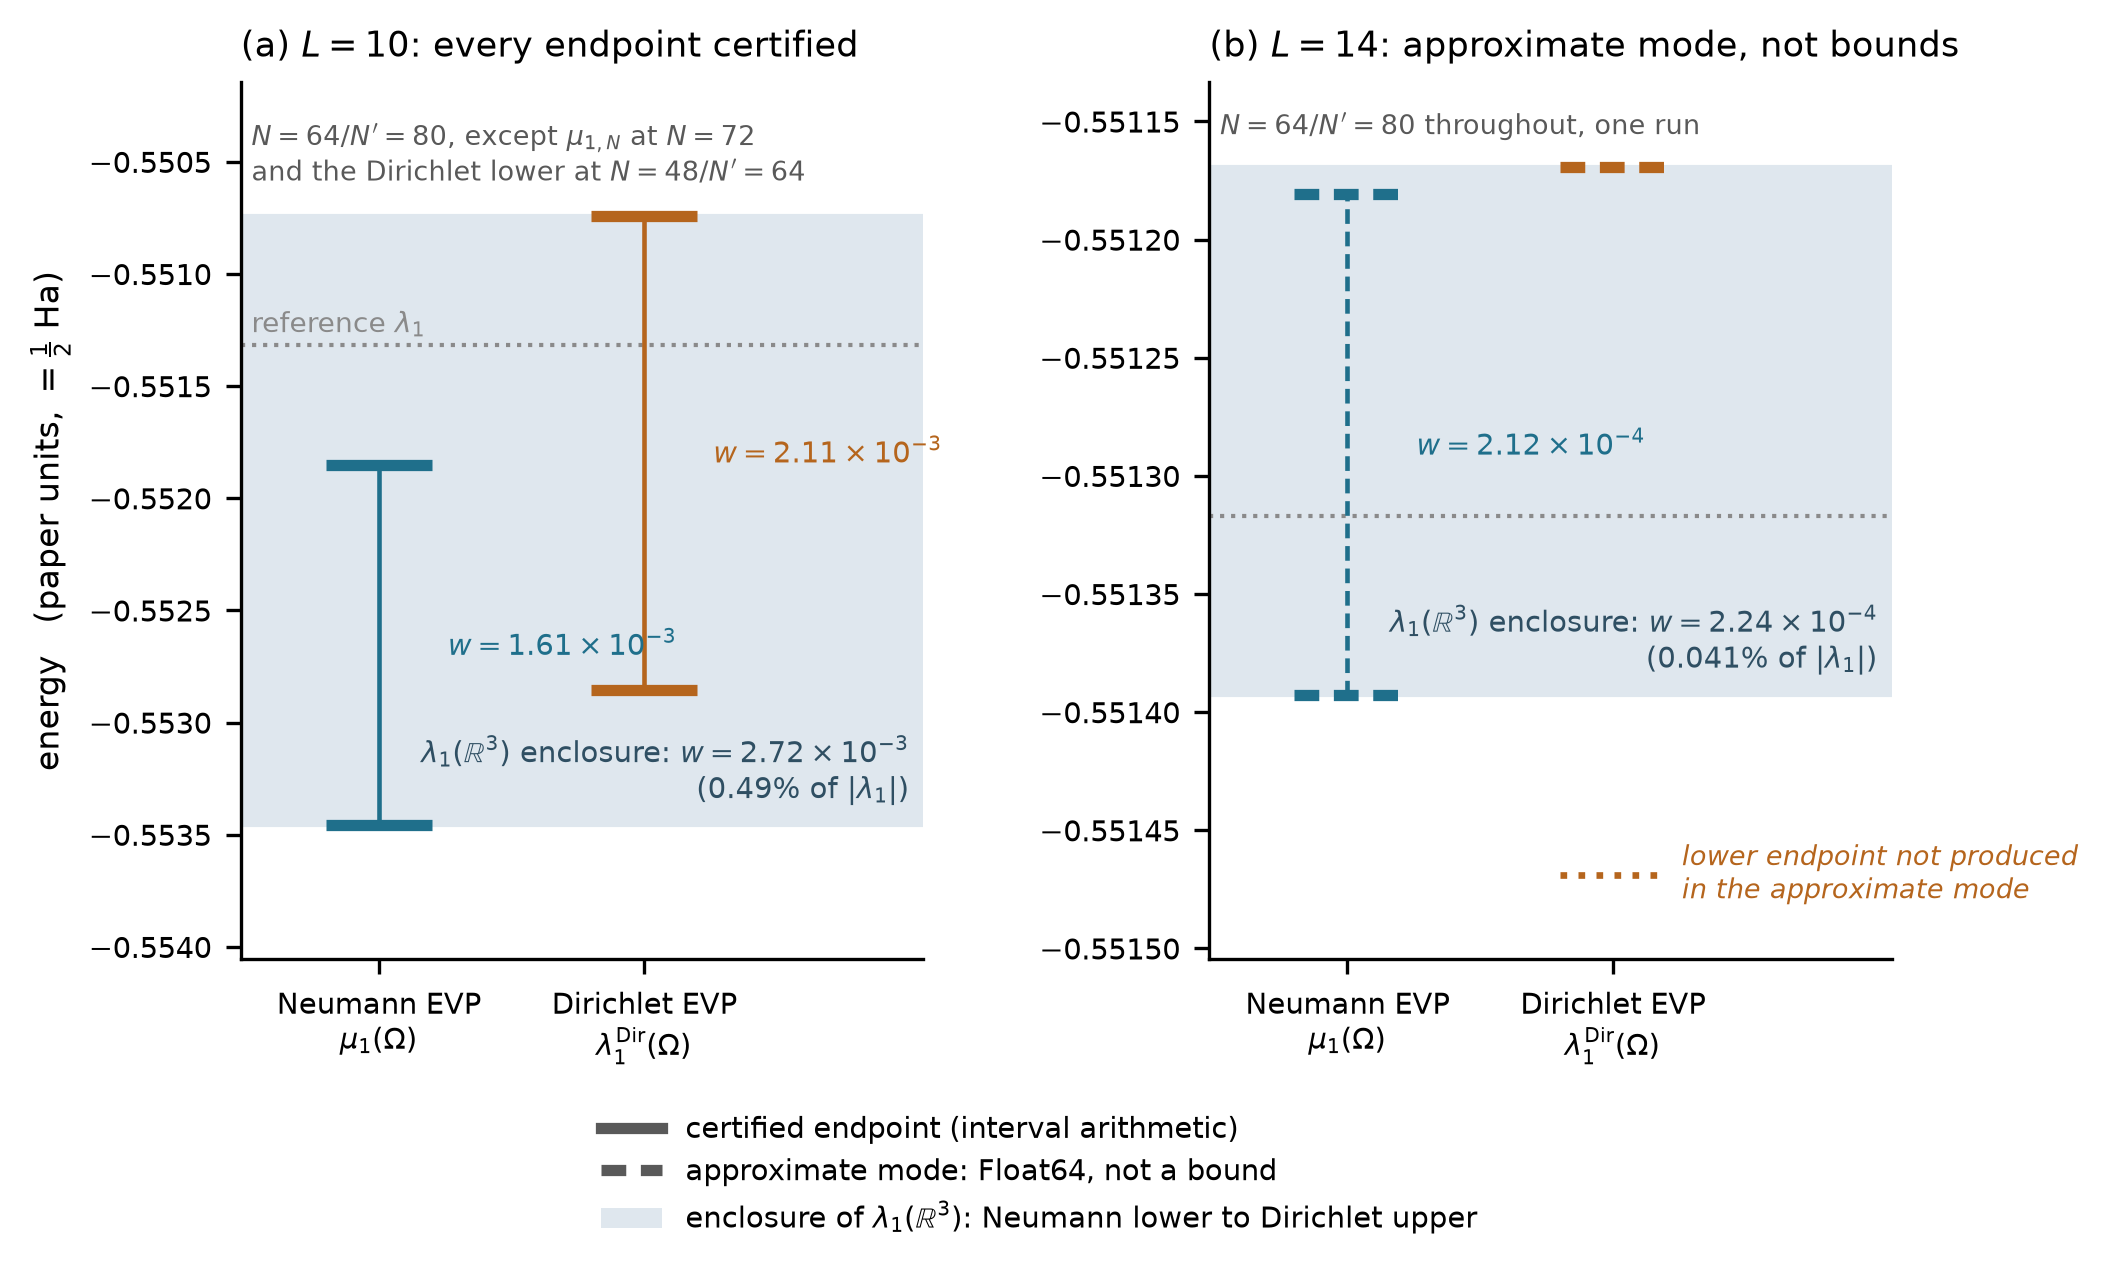

Python code for this plot:
"""Figure 2: two-sided brackets for both boundary conditions at L = 10 and L = 14.

Panel (a)  L = 10 (Omega_1) -- EVERY ENDPOINT CERTIFIED
    Neumann   lower  cert_SL1.json        /CERTIFIED_ENCLOSURE/lambda1_lower   (corrected LG, N=64/N'=80)
              upper  cert_SL1.json        /stages/A/mu1N_galerkin[1]           (interval Rayleigh-Ritz, N_stageA)
    Dirichlet lower  cert_SL1_dirLG.json  /CERTIFIED_LOWER/lower_certified     (corrected LG, N=48/N'=64)
              upper  cert_SL1.json        /CERTIFIED_ENCLOSURE/lambda1_upper   (interval Rayleigh-Ritz, N=64)

Panel (b)  L = 14 (C2) -- APPROXIMATE MODE, NOT BOUNDS
    one Float64 matrix-free run at N=64/N'=80: LG_lower, mu1N_Ritz, lambda1D_Ritz.
    The approximate mode produces no Dirichlet lower endpoint; that slot is marked absent
    rather than filled from another tier.

Every value is read from the files named above; nothing is typed in.  Energies are in paper
units (= 1/2 hartree).
"""
import json

import matplotlib
matplotlib.use("Agg")
import matplotlib as mpl
import matplotlib.pyplot as plt

REF = -0.55131710724745                      # exact lambda_1(R^3), paper units

# ------------------------------------------------------------------ inputs ---
SL1 = json.load(open("inputs/cert_SL1.json"))
DIR = json.load(open("inputs/cert_SL1_dirLG.json"))
APX = json.load(open("inputs/fig2_inputs.json"))["approx_L14_row"]

cert = dict(
    neu_lo=SL1["CERTIFIED_ENCLOSURE"]["lambda1_lower"],
    neu_up=SL1["stages"]["A"]["mu1N_galerkin"][1],
    dir_lo=DIR["CERTIFIED_LOWER"]["lower_certified"],
    dir_up=SL1["CERTIFIED_ENCLOSURE"]["lambda1_upper"],
    N=SL1["N"], Np=SL1["Nprime"], N_stageA=SL1["stages"]["A"]["N_stageA"],
    dir_N=DIR["stages"]["dirlg"]["N"], dir_Np=DIR["stages"]["dirlg"]["Nprime"],
    L=SL1["box"]["LX"], dir_L=DIR["box"]["LX"],
)
apx = dict(
    neu_lo=float(APX["LG_lower"]), neu_up=float(APX["mu1N_Ritz"]),
    dir_up=float(APX["lambda1D_Ritz"]),
    N=int(APX["N"]), Np=int(APX["Nprime"]), L=float(APX["L"]),
)

# sanity: the chain the figure draws must hold in the data
assert cert["L"] == cert["dir_L"], "the two certificates are not on the same box"
assert cert["neu_lo"] < cert["neu_up"] < cert["dir_up"], "certified Neumann bracket misordered"
assert cert["dir_lo"] < cert["dir_up"], "certified Dirichlet bracket misordered"
assert cert["neu_lo"] <= REF <= cert["dir_up"], "certified enclosure does not contain the reference"
assert apx["neu_lo"] <= REF <= apx["dir_up"], "approximate enclosure does not contain the reference"

# ------------------------------------------------------------------ style ----
NEU, DIR_C, GREY, ENC = "#1f6f8b", "#b5651d", "#8a8a8a", "#dfe7ee"
plt.rcParams.update({"font.family": "DejaVu Sans", "font.size": 8, "axes.linewidth": .8,
                     "xtick.direction": "out", "ytick.direction": "out",
                     "xtick.major.width": .8, "ytick.major.width": .8})

fig, axes = plt.subplots(1, 2, figsize=(7.1, 3.8), gridspec_kw=dict(wspace=0.42))


def bracket(ax, i, lo, up, colour, dashed=False, label=None):
    """Two-sided bracket: caps at both endpoints, thin stem between."""
    ls = (0, (3.2, 1.7)) if dashed else "-"
    ax.plot([i, i], [lo, up], color=colour, lw=1.1, ls=ls, zorder=2)
    for y in (lo, up):
        ax.plot([i - 0.20, i + 0.20], [y, y], color=colour, lw=2.7,
                ls="-" if not dashed else (0, (2.2, 1.3)), solid_capstyle="butt", zorder=3)
    if label:
        ax.annotate(label, (i + 0.26, 0.5 * (lo + up)), ha="left", va="center",
                    fontsize=7, color=colour)


# ------------------------------------------------- panel (a): all certified --
axA = axes[0]
axA.axhspan(cert["neu_lo"], cert["dir_up"], color=ENC, zorder=0)
bracket(axA, 0, cert["neu_lo"], cert["neu_up"], NEU,
        label=r"$w=%.2f\times10^{-3}$" % ((cert["neu_up"] - cert["neu_lo"]) * 1e3))
bracket(axA, 1, cert["dir_lo"], cert["dir_up"], DIR_C,
        label=r"$w=%.2f\times10^{-3}$" % ((cert["dir_up"] - cert["dir_lo"]) * 1e3))
encA = cert["dir_up"] - cert["neu_lo"]
axA.annotate(r"$\lambda_1(\mathbb{R}^3)$ enclosure: $w=%.2f\times10^{-3}$" "\n" r"(%.2f%% of $|\lambda_1|$)"
             % (encA * 1e3, encA / abs(REF) * 100),
             (2.03, cert["neu_lo"]), xytext=(-2, 4), textcoords="offset points",
             ha="right", va="bottom", fontsize=7, color="#2f4f63")
axA.set_xticks([0, 1])
axA.set_xticklabels(["Neumann EVP\n" r"$\mu_1(\Omega)$",
                     "Dirichlet EVP\n" r"$\lambda_1^{\rm Dir}(\Omega)$"])
axA.annotate(r"$N{=}%d/N'{=}%d$, except $\mu_{1,N}$ at $N{=}%d$" "\n"
             r"and the Dirichlet lower at $N{=}%d/N'{=}%d$"
             % (cert["N"], cert["Np"], cert["N_stageA"], cert["dir_N"], cert["dir_Np"]),
             (-0.48, cert["dir_up"]), xytext=(0, 6), textcoords="offset points",
             ha="left", va="bottom", fontsize=6.6, color="0.35")
axA.set_title("(a) $L=10$: every endpoint certified", loc="left", fontsize=8.5)
axA.set_ylabel(r"energy   (paper units, $=\frac{1}{2}$ Ha)", fontsize=8)

# ------------------------------------------------ panel (b): approximate -----
axB = axes[1]
axB.axhspan(apx["neu_lo"], apx["dir_up"], color=ENC, zorder=0)
bracket(axB, 0, apx["neu_lo"], apx["neu_up"], NEU, dashed=True,
        label=r"$w=%.2f\times10^{-4}$" % ((apx["neu_up"] - apx["neu_lo"]) * 1e4))
axB.plot([1 - 0.20, 1 + 0.20], [apx["dir_up"]] * 2, color=DIR_C, lw=2.7,
         ls=(0, (2.2, 1.3)), solid_capstyle="butt", zorder=3)
encB = apx["dir_up"] - apx["neu_lo"]
axB.annotate(r"$\lambda_1(\mathbb{R}^3)$ enclosure: $w=%.2f\times10^{-4}$" "\n" r"(%.3f%% of $|\lambda_1|$)"
             % (encB * 1e4, encB / abs(REF) * 100),
             (2.03, apx["neu_lo"]), xytext=(-2, 4), textcoords="offset points",
             ha="right", va="bottom", fontsize=7, color="#2f4f63")
axB.set_xticks([0, 1])
axB.set_xticklabels(["Neumann EVP\n" r"$\mu_1(\Omega)$",
                     "Dirichlet EVP\n" r"$\lambda_1^{\rm Dir}(\Omega)$"])
axB.annotate(r"$N{=}%d/N'{=}%d$ throughout, one run" % (apx["N"], apx["Np"]),
             (-0.48, apx["dir_up"]), xytext=(0, 6), textcoords="offset points",
             ha="left", va="bottom", fontsize=6.6, color="0.35")
axB.set_title("(b) $L=14$: approximate mode, not bounds", loc="left", fontsize=8.5)

# the absent Dirichlet lower is marked, not left as an empty slot
ylo_b = apx["neu_lo"] - 0.34 * encB
axB.plot([1 - 0.20, 1 + 0.20], [ylo_b] * 2, color=DIR_C, lw=1.6, ls=(0, (1, 1.7)), zorder=2)
axB.annotate("lower endpoint not produced\nin the approximate mode", (1 + 0.26, ylo_b),
             ha="left", va="center", fontsize=6.6, color=DIR_C, style="italic")

# ------------------------------------------------------------ both panels ----
for ax, lo, hi, fpad in ((axA, cert["neu_lo"], cert["dir_up"], 0.22),
                         (axB, ylo_b, apx["dir_up"], 0.12)):
    ax.axhline(REF, ls=":", lw=1.0, color=GREY, zorder=1)
    pad = fpad * (hi - lo)
    ax.set_xlim(-0.52, 2.05)
    ax.set_ylim(lo - pad, hi + pad)
    ax.spines["top"].set_visible(False)
    ax.spines["right"].set_visible(False)
    ax.tick_params(labelsize=7)
    ax.ticklabel_format(axis="y", useOffset=False, style="plain")

axA.annotate(r"reference $\lambda_1$", (-0.48, REF), xytext=(0, 3), textcoords="offset points",
             ha="left", fontsize=6.8, color=GREY)

handles = [
    mpl.lines.Line2D([], [], color="0.35", lw=2.7, ls="-",
                     label="certified endpoint (interval arithmetic)"),
    mpl.lines.Line2D([], [], color="0.35", lw=2.7, ls=(0, (2.2, 1.3)),
                     label="approximate mode: Float64, not a bound"),
    mpl.patches.Patch(facecolor=ENC, edgecolor="none",
                      label=r"enclosure of $\lambda_1(\mathbb{R}^3)$: Neumann lower to Dirichlet upper"),
]
fig.legend(handles=handles, loc="lower center", bbox_to_anchor=(0.5, -0.155), frameon=False,
           fontsize=7, handlelength=2.1, labelspacing=0.45)

fig.savefig("fig2_L10_L14.pdf", bbox_inches="tight")
fig.savefig("fig2_L10_L14.png", dpi=300, bbox_inches="tight")
print("certified  (a) Neumann [%.10f, %.10f] w=%.4e" % (cert["neu_lo"], cert["neu_up"], cert["neu_up"] - cert["neu_lo"]))
print("certified  (a) Dirichlet [%.10f, %.10f] w=%.4e" % (cert["dir_lo"], cert["dir_up"], cert["dir_up"] - cert["dir_lo"]))
print("certified  (a) enclosure w=%.6e = %.3f%%" % (encA, encA / abs(REF) * 100))
print("approx     (b) Neumann [%.10f, %.10f] w=%.4e" % (apx["neu_lo"], apx["neu_up"], apx["neu_up"] - apx["neu_lo"]))
print("approx     (b) Dirichlet upper %.10f ; no lower in this mode" % apx["dir_up"])
print("approx     (b) enclosure w=%.6e = %.4f%%" % (encB, encB / abs(REF) * 100))
print("gap (a) dir_lo - neu_up = %+.4e  -> %s" % (cert["dir_lo"] - cert["neu_up"],
      "disjoint" if cert["dir_lo"] > cert["neu_up"] else "OVERLAP, no band drawn"))
print("gap (b) dir_up - neu_up = %+.4e" % (apx["dir_up"] - apx["neu_up"]))
